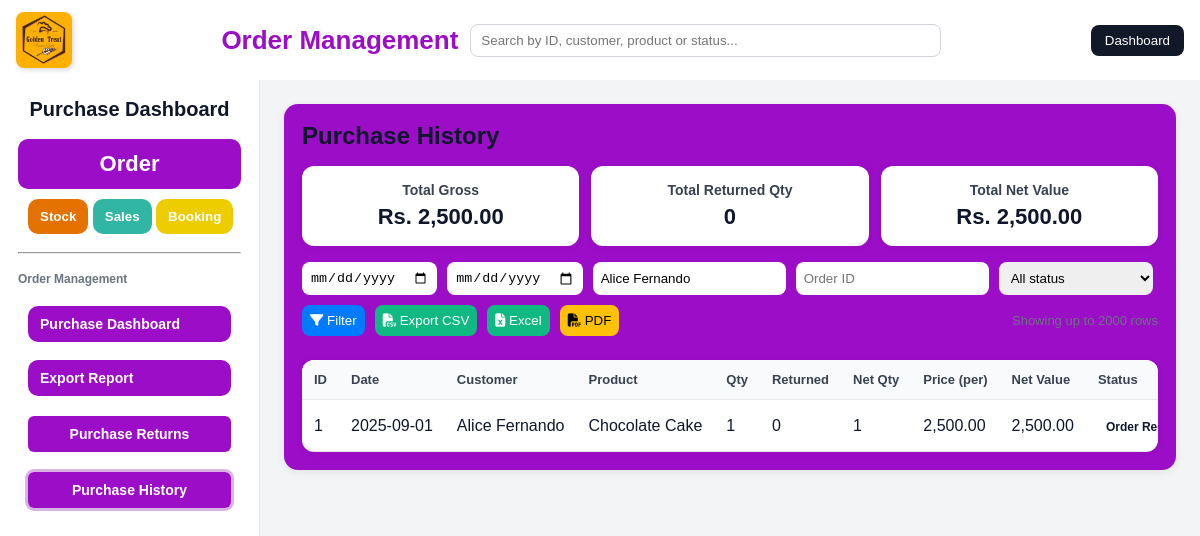
Page /order/Order-Management/purchase_history.php?customer=Alice Fernando on the committed database.
### tables this page shows
CREATE TABLE `orders` (
  `id` int(11) NOT NULL,
  `order_date` date NOT NULL,
  `customer` varchar(100) NOT NULL,
  `product` varchar(100) NOT NULL,
  `quantity` int(11) NOT NULL DEFAULT 1,
  `original_quantity` int(11) NOT NULL DEFAULT 0,
  `price` decimal(10,2) NOT NULL DEFAULT 0.00,
  `original_price` decimal(10,2) NOT NULL DEFAULT 0.00,
  `status` enum('Order Received','Payment Confirmed','Queued for Baking','In Preparation','Decorating','Ready for Pickup','Out for Delivery','Completed','Cancelled','Refunded','Returned','Pending','Partially Returned') NOT NULL DEFAULT 'Order Received',
  `created_at` timestamp NOT NULL DEFAULT current_timestamp(),
  `updated_at` timestamp NOT NULL DEFAULT current_timestamp() ON UPDATE current_timestamp(),
  `mobile` varchar(32) DEFAULT NULL,
  `deleted_at` datetime DEFAULT NULL
);

### order/Order-Management/purchase_history.php (the view, shortened to what this page needs)
<?php
$host = "localhost";
$user = "root";
$pass = "";
$db   = "gt";
$conn = new mysqli($host, $user, $pass, $db);
$conn->set_charset('utf8mb4');
function refValues($arr){
    $refs = [];
    foreach ($arr as $k => $v) $refs[$k] = &$arr[$k];
    return $refs;
}
$from = isset($_GET['from']) && $_GET['from'] !== '' ? trim($_GET['from']) : '';
$to   = isset($_GET['to'])   && $_GET['to']   !== '' ? trim($_GET['to'])   : '';
$customer = isset($_GET['customer']) ? trim($_GET['customer']) : '';
$order_id = isset($_GET['order_id']) && $_GET['order_id'] !== '' ? (int)$_GET['order_id'] : 0;
$limit = 2000;
$where = [];
$types = '';
$values = [];
if ($customer !== '') {
    $where[] = "o.customer LIKE ?";
    $types .= 's';
    $values[] = '%' . $customer . '%';
}
$whereSql = '';
if (!empty($where)) $whereSql = 'WHERE ' . implode(' AND ', $where);
$sql = "
SELECT
  o.id, o.order_date, o.customer, o.product, o.quantity, o.price, o.status,
  COALESCE(r.sum_qty,0) AS returned_qty,
  GREATEST(o.quantity - COALESCE(r.sum_qty,0), 0) AS net_quantity,
  (o.price * GREATEST(o.quantity - COALESCE(r.sum_qty,0), 0)) AS net_value
FROM orders o
LEFT JOIN (
  SELECT order_id, SUM(quantity) AS sum_qty
  FROM returns
  GROUP BY order_id
) r ON r.order_id = o.id
{$whereSql}
ORDER BY o.order_date DESC, o.id DESC
LIMIT {$limit}
";
$stmt = $conn->prepare($sql);
if (!empty($values)) {
    array_unshift($values, $types);
    call_user_func_array([$stmt, 'bind_param'], refValues($values));
}
$stmt->execute();
$res = $stmt->get_result();
$rows = $res->fetch_all(MYSQLI_ASSOC);
$totalGross = 0.0;
$totalReturnedQty = 0;
$totalNet = 0.0;
foreach ($rows as $r) {
    $qty = (int)($r['quantity'] ?? 0);
    $ret = (int)($r['returned_qty'] ?? 0);
    $netQty = max(0, (int)($r['net_quantity'] ?? 0));
    $price = (float)($r['price'] ?? 0.0);
    $netValue = (float)($r['net_value'] ?? ($price * $netQty));
    $totalGross += $price * $qty;
    $totalReturnedQty += $ret;
    $totalNet += $netValue;
}
?>
<!DOCTYPE html>
<html lang="en">
<head>
  <link rel="stylesheet" href="css/purchase_history.css">
  <link rel="stylesheet" href="https://cdnjs.cloudflare.com/ajax/libs/font-awesome/6.6.0/css/all.min.css"/>
</head>
<body>
  <div class="header">
    <div class="header-left"><img src="logo.jpg" alt="Logo" /></div>
    <div class="header-middle">
      <div class="header-middle-title">Order Management</div>
      <div class="search-bar"><input id="globalSearch" type="text" placeholder="Search by ID, customer, product or status..." /></div>
    </div>
    <div class="header-right">
      <button class="role-btn" onclick="window.location.href='index.html'">Dashboard</button>
    </div>
  </div>
  <div class="layout">
    <aside class="sidebar">
      <h1>Purchase Dashboard</h1>
      <nav>
        <button class="salesbtn" disabled>Order</button>
        <div class="otherbtn">
          <button class="Sbtn" onclick="window.location.href='stoke.html'">Stock</button>
          <button class="Ubtn" onclick="window.location.href='sales.html'">Sales</button>
          <button class="Bbtn" onclick="window.location.href='booking.html'">Booking</button>
        </div>
        <hr />
        <p class="muted">Order Management</p>
        <div class="salebtn">
          <button class="tab-btn" onclick="window.location.href='order.php'">Purchase Dashboard</button>
          <button class="tab-btn" onclick="window.location.href='order.php#sales-export'">Export Report</button>
          <button type="button" class="orderhistory" onclick="window.location.href='purchase_returns.php'">Purchase Returns</button>
          <button type="button" class="orderhistory active" onclick="window.location.href='purchase_history.php'">Purchase History</button>
        </div>
      </nav>
    </aside>
    <main class="free-area">
      <section class="panel active">
        <div class="content">
          <h2>Purchase History</h2>
          <div class="cards" style="grid-template-columns: repeat(3, 1fr);">
            <div class="card">
              <h3>Total Gross</h3>
              <p>Rs. <?= number_format($totalGross,2) ?></p>
            </div>
            <div class="card">
              <h3>Total Returned Qty</h3>
              <p><?= (int)$totalReturnedQty ?></p>
            </div>
            <div class="card">
              <h3>Total Net Value</h3>
              <p>Rs. <?= number_format($totalNet,2) ?></p>
            </div>
          </div>
          <div class="toolbar">
            <form method="get"  class="filter-bar">
              <input type="date" name="from" value="<?= htmlspecialchars($from ? substr($from,0,10) : '') ?>" />
              <input type="date" name="to" value="<?= htmlspecialchars($to ? substr($to,0,10) : '') ?>" />
              <input type="text" name="customer" placeholder="Customer" value="<?= htmlspecialchars($customer) ?>" />
              <input type="number" name="order_id" placeholder="Order ID" value="<?= ($order_id ? (int)$order_id : '') ?>" />
              <select name="status">
                <option value="">All status</option>
              </select>
              <button class="btn" type="submit"><i class="fa-solid fa-filter"></i> Filter</button>
              <button class="btn secondary" id="exportCsv" type="button"><i class="fa-solid fa-file-csv"></i> Export CSV</button>
              <div class="muted" style="margin-left:auto;align-self:center">Showing up to <?= $limit ?> rows</div>
            </form>
          </div>
          <div class="table-wrap" style="margin-top:8px;">
            <table id="historyTable">
              <thead>
                <tr>
                  <th>ID</th>
                  <th>Date</th>
                  <th>Customer</th>
                  <th>Product</th>
                  <th>Qty</th>
                  <th>Returned</th>
                  <th>Net Qty</th>
                  <th>Price (per)</th>
                  <th>Net Value</th>
                  <th>Status</th>
                </tr>
              </thead>
              <tbody id="ordersTable">
                <?php if (empty($rows)): ?>
                  <tr><td colspan="11" style="text-align:center;padding:18px">No purchases found for these filters</td></tr>
                <?php else: foreach ($rows as $r): ?>
                  <tr data-status="<?= htmlspecialchars(strtolower($r['status'])) ?>">
                    <td class="col-id"><?= (int)$r['id'] ?></td>
                    <td><?= htmlspecialchars($r['order_date']) ?></td>
                    <td><?= htmlspecialchars($r['customer']) ?></td>
                    <td><?= htmlspecialchars($r['product']) ?></td>
                    <td><?= (int)$r['quantity'] ?></td>
                    <td><?= (int)$r['returned_qty'] ?></td>
                    <td><?= (int)$r['net_quantity'] ?></td>
                    <td><?= number_format((float)$r['price'],2) ?></td>
                    <td><?= number_format((float)$r['net_value'],2) ?></td>
                    <td><span class="badge <?= htmlspecialchars(str_replace(' ','',$r['status'])) ?>"><?= htmlspecialchars($r['status']) ?></span></td>
                  </tr>
                <?php endforeach; endif; ?>
              </tbody>
            </table>
          </div>
        </div>
      </section>
    </main>
  </div>
</body>
</html>

### rows in the picture
orders: id "1", order_date "2025-09-01", customer "Alice Fernando", product "Chocolate Cake", quantity "1", returned_qty "0", net_quantity "1", price "2,500.00", net_value "2,500.00", status "Order…"

### other values in the picture
$totalGross "2,500.00"
$totalReturnedQty "0"
$totalNet "2,500.00"
$limit "2000"
